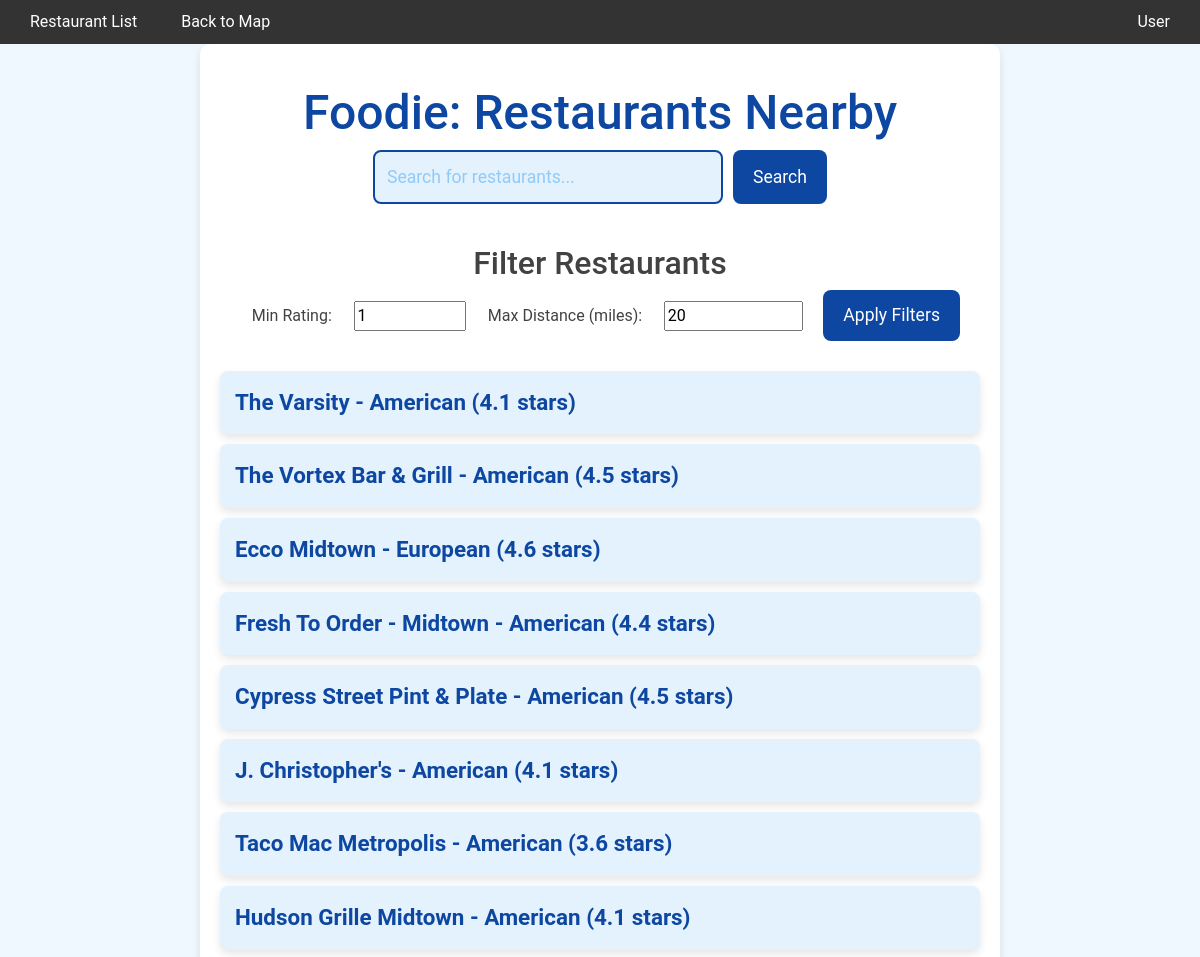
Page /foodie/ (signed in, upper part) on the earlier database version.
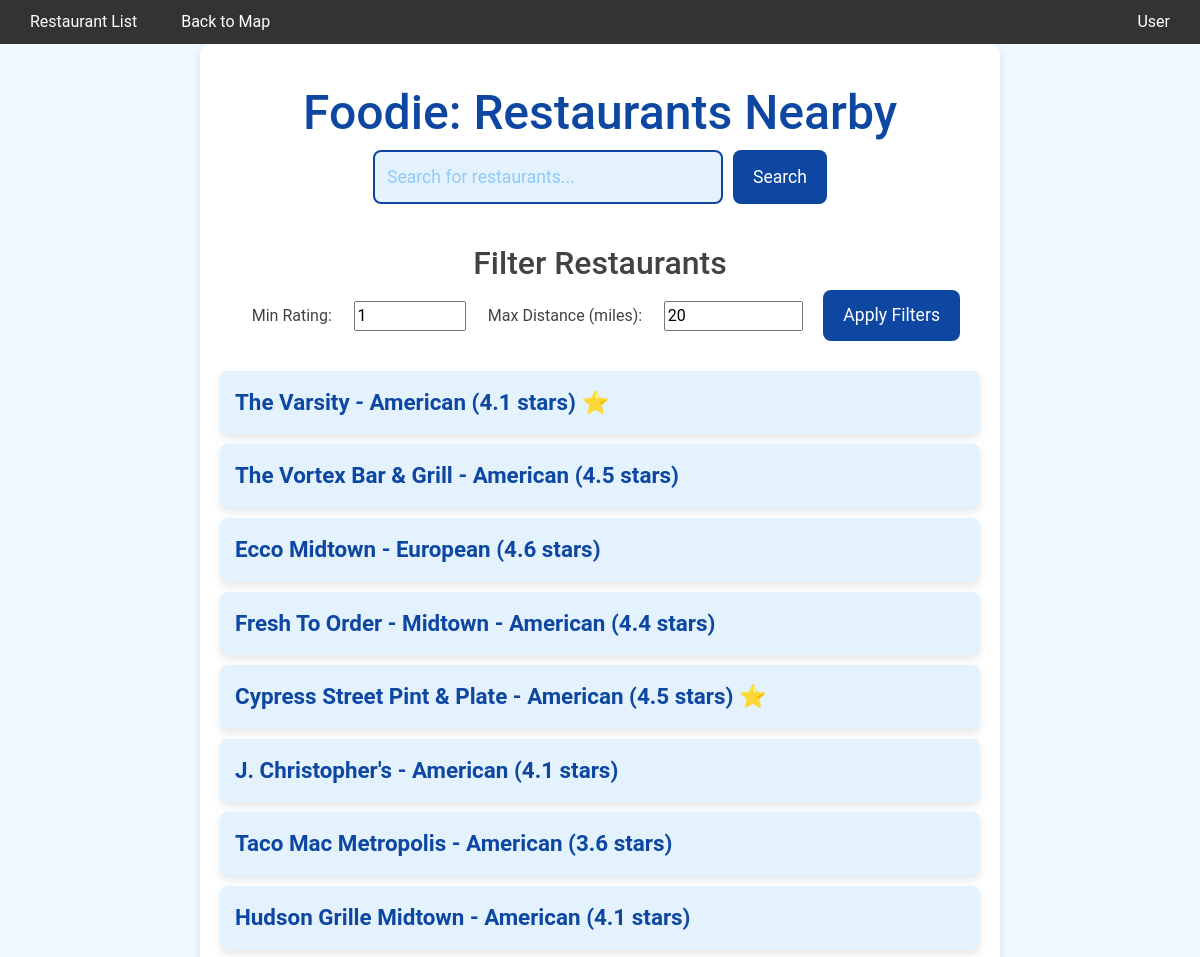
Same page on the later database version.
### foodie/models.py (models this page shows, shortened)
class Restaurant(models.Model):
    name = models.CharField(max_length=100)
    cuisine = models.CharField(max_length=20)
    address = models.CharField(max_length=200)
    street = models.CharField(max_length=100)
    zip_code = models.CharField(max_length=10)
    longitude = models.FloatField()
    latitude = models.FloatField()
    phone_number = models.CharField(max_length=15, null=True, blank=True)
    website = models.URLField(max_length=300, null=True, blank=True)
    overall_rating = models.FloatField()
    reviews = models.JSONField(default=list, blank=True)
    image = models.ImageField(upload_to='restaurant_images/', null=True, blank=True)

### foodie/views.py (the view)
# urls.py: path('', views.restaurant_list, name='restaurant_list'),
def restaurant_list(request):
    if not request.user.is_authenticated:
        return redirect("foodie:login")
    query = request.GET.get('q', '')
    if query:
        restaurants = Restaurant.objects.filter(Q(name__icontains=query) | Q(cuisine__icontains=query))
    else:
        restaurants = Restaurant.objects.all()
    favoriteRestaurants = []
    loggedIn = False
    if request.user.is_authenticated:
        favoriteRestaurants = request.user.favorite_restaurants.all
        loggedIn = True
    context = {
        'restaurants': restaurants,
        'query': query,
        'favoriteRestaurants': favoriteRestaurants,
        'loggedIn': loggedIn
    }
    return render(request, 'foodie/restaurant_list.html', context)

### foodie/templates/foodie/restaurant_list.html (shortened to what this page needs)
{% extends 'base.html' %}
{% load static %}
{% block content %}
<!DOCTYPE html>
<html lang="en">
<head>
    <link rel="stylesheet" href="{% static 'restaurantPageList.css' %}">
</head>
<body>
    <div class="main-content">
        <h1>Foodie: Restaurants Nearby</h1>
        <form method="GET" action="" class="search-form">
            <input type="text" name="q" placeholder="Search for restaurants..." value="{{ query }}" class="search-input">
            <button type="submit" class="search-button">Search</button>
        </form>
        <div class="restaurant-filter">
            <h2>Filter Restaurants</h2>
            <div class="filter-fields">
                <label for="min-rating">Min Rating:</label>
                <input type="number" id="min-rating" name="min_rating" value="1" min="1" max="5" step="0.1">
                <label for="max-distance">Max Distance (miles):</label>
                <input type="number" id="max-distance" name="max_distance" value="20" min="1" max="100" step="0.25">
                <button class="search-button" onclick="applyFilters()">Apply Filters</button>
            </div>
        </div>
        <ul class="restaurant-list">
            {% for restaurant in restaurants %}
                <li class="restaurant-item">
                    <a href="/foodie/{{ restaurant.pk }}/" class="restaurant-link">
                        {{ restaurant.name }} - {{ restaurant.cuisine }} ({{ restaurant.overall_rating }} {% if restaurant.overall_rating == 1 %}star{% else %}stars{% endif %}) {% if restaurant in favoriteRestaurants %}⭐{% endif %}
                    </a>
                </li>
            {% empty %}
                <li class="no-restaurants">No restaurants found matching your search criteria.</li>
            {% endfor %}
        </ul>
    </div>
</body>
</html>
{% endblock %}

### foodie/templates/base.html (shortened to what this page needs)
{% load static %}
<!DOCTYPE html>
<html lang="en">
<head>
    <link href="https://cdn.jsdelivr.net/npm/bootstrap@5.3.0-alpha1/dist/css/bootstrap.min.css" rel="stylesheet">
    <link rel="stylesheet" href="{% static 'base.css' %}">
</head>
<body>
    <div class="navbar">
        <div class="nav-left">
            <a href="{% url 'foodie:restaurant_list' %}">Restaurant List</a>
            <a href="{% url 'foodie:mapView' %}">Back to Map</a>
        </div>
        {% if loggedIn %}
            <div class="nav-right">
                <a href="{% url 'foodie:user_profile_page' %}">User</a>
            </div>
        {% else %}
            <div class="nav-right">
                <a href="{% url 'foodie:login' %}">Login</a>
            </div>
        {% endif %}
    </div>
    <div class="container">
        {% block content %}
        {% endblock %}
    </div>
</body>
</html>

### mysite/static/base.css (style rules this page uses)
.navbar { display: flex; justify-content: space-between; align-items: center; background-color: #333; padding: 10px; }
.navbar a { color: white; text-decoration: none; padding: 14px 20px; }

### mysite/static/restaurantPageList.css (style rules this page uses)
body { background-color: #f0f8ff; font-family: 'Roboto', sans-serif; margin: 0; padding: 0; color: #424242; }
h1 { font-size: 3em; color: #0d47a1; text-align: center; margin-top: 20px; }
.container { max-width: 800px; margin: 0 auto; padding: 20px; background-color: white; border-radius: 10px; box-shadow: 0 4px 8px rgba(0, 0, 0, 0.1); }
.search-form { display: flex; justify-content: center; margin-bottom: 20px; }
.search-input { width: 350px; padding: 12px; border: 2px solid #0d47a1; border-radius: 8px; font-size: 1.1em; background-color: #e3f2fd; color: #0d47a1; outline: none; }
.search-input::placeholder { color: #90caf9; }
.search-button { padding: 12px 20px; margin-left: 10px; background-color: #0d47a1; color: white; border: none; border-radius: 8px; font-size: 1.1em; cursor: pointer; transition: background-color 0.3s ease; }
ul.restaurant-list { list-style-type: none; padding: 0; margin: 0; }
.restaurant-item { margin: 10px 0; padding: 15px; background-color: #e3f2fd; border-radius: 8px; transition: background-color 0.3s ease; box-shadow: 0px 4px 8px rgba(0, 0, 0, 0.1); }
.restaurant-link { font-size: 1.4em; text-decoration: none; color: #0d47a1; font-weight: bold; display: block; transition: color 0.3s ease; }
.restaurant-filter { padding: 20px; text-align: center; }
.filter-fields { display: flex; flex-wrap: wrap; gap: 10px; align-items: center; }
.filter-fields label, .filter-fields input { flex: 1 1 auto; }

Differences in the rows shown:
changed Restaurant "The Varsity": now shows "⭐"
shown differently, row unchanged: Restaurant "Cypress Street Pint & Plate": now shows "⭐"
